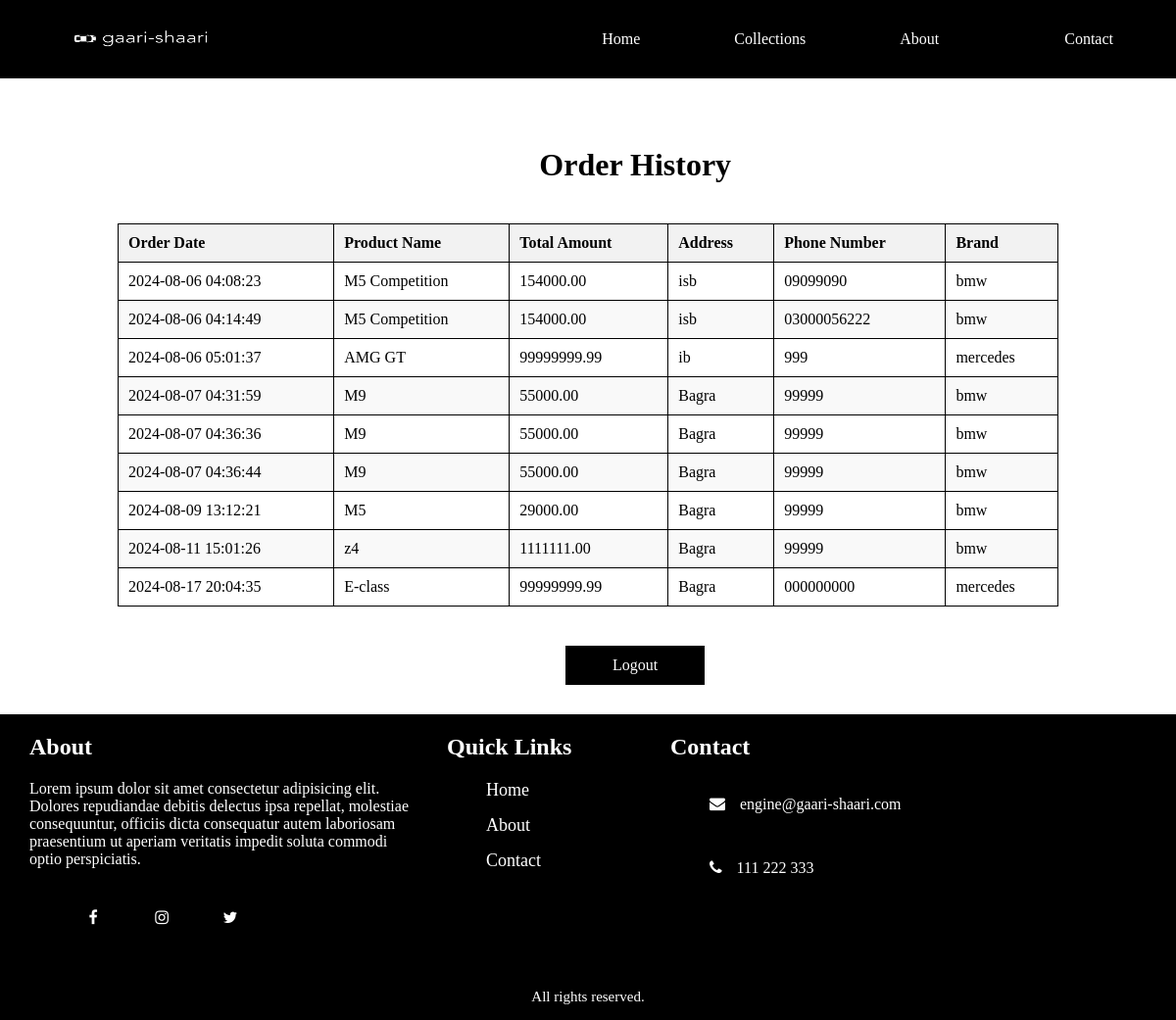
Page /updated/order_history.php (signed in) on the committed database.
### tables this page shows
CREATE TABLE `orders` (
  `id` int(11) NOT NULL,
  `full_name` varchar(255) NOT NULL,
  `address` varchar(255) NOT NULL,
  `email` varchar(255) NOT NULL,
  `phone_number` varchar(20) NOT NULL,
  `product_name` varchar(255) NOT NULL,
  `total_amount` decimal(10,2) NOT NULL,
  `order_date` timestamp NOT NULL DEFAULT current_timestamp(),
  `product_id` int(11) DEFAULT NULL,
  `user_id` int(11) DEFAULT NULL,
  `brand` varchar(50) DEFAULT NULL
);

### updated/order_history.php (the view, shortened to what this page needs)
<?php
require_once 'connection.php';
$user_id = $_SESSION['user_id'];
$stmt = $conn->prepare("SELECT * FROM orders WHERE user_id = ?");
$stmt->bind_param("i", $user_id);
$stmt->execute();
$result = $stmt->get_result();
?>
<!DOCTYPE html>
<html>
<head>
    <link rel="stylesheet" href="order_history.css">
    <link rel="stylesheet" href="https://cdnjs.cloudflare.com/ajax/libs/font-awesome/4.7.0/css/font-awesome.min.css">
</head>
<body>
<header>
        <h1 class="logo">
            <a href="home.php"><img class="logo-img" src="img/logo.png" alt="Web Logo"></a>
        </h1>
        <ul class="menu-container">
            <a href="home.php"><li class="menu-item">Home</li></a>
            <li class="menu-item dropdown">
                <label for="toggle-collections" class="menu-link">Collections</label>
            </li>
            <a href="#about"><li class="menu-item">About</li></a>
            <a href="#contact"><li class="menu-item">Contact</li></a>
        </ul>
    </header>
<main>
    <div class="container"><h1 class="heading">Order History</h1></div>
    <?php if ($result->num_rows > 0) { ?>
        <table>
            <thead>
                <tr >
                    <th>Order Date</th>
                    <th>Product Name</th>
                    <th>Total Amount</th>
                    <th>Address</th>
                    <th>Phone Number</th>
                    <th>Brand</th>
                </tr>
            </thead>
            <tbody>
                <?php while ($order = $result->fetch_assoc()) { ?>
                    <tr>
                        <td><?php echo htmlspecialchars($order['order_date']); ?></td>
                        <td><?php echo htmlspecialchars($order['product_name']); ?></td>
                        <td><?php echo htmlspecialchars($order['total_amount']); ?></td>
                        <td><?php echo htmlspecialchars($order['address']); ?></td>
                        <td><?php echo htmlspecialchars($order['phone_number']); ?></td>
                        <td><?php echo htmlspecialchars($order['brand']); ?></td>
                    </tr>
                <?php } ?>
            </tbody>
        </table>
    <?php } else { ?>
        <p>No orders found.</p>
    <?php } ?>
    <div class="container"><a class="logout-btn" href="logout.php">Logout</a></div>
    </main>
    <footer>
        <div class="footer-info">
            <div id="about" class="footer-width about">
                <h2>About</h2>
                <p>
                    Lorem ipsum dolor sit amet consectetur adipisicing elit. Dolores repudiandae debitis delectus ipsa repellat, molestiae consequuntur, officiis dicta consequatur autem laboriosam praesentium ut aperiam veritatis impedit soluta commodi optio perspiciatis.
                </p>
                <div class="social-media">
                    <ul>
                        <li><a href="#"><i class="fa fa-facebook"></i>
                        <li><a href="#"><i class="fa fa-instagram"></i>
                        <li><a href="#"><i class="fa fa-twitter"></i>
                        </a></li>
                    </ul>
                </div>
            </div>
            <div class="footer-width links">
                <h2>Quick Links</h2>
                <ul>
                    <li><a href="home.php">Home</a></li>
                    <li><a href="#about">About</a></li>
                    <li><a href="#contact">Contact</a></li>
                </ul>
            </div>
            <div id="contact" class="footer-width contact">
                <h2>Contact</h2>
                <ul>
                    <li>
                        <span><i class="fa fa-envelope"></i></span>
                        <p>engine@gaari-shaari.com</p>
                    </li>
                    <li>
                        <span><i class="fa fa-phone"></i></span>
                        <p>111 222 333</p>
                    </li>
                </ul>
            </div>
        </div>
        <p class="copyright"> All rights reserved.</p>
    </footer>
</body>
</html>

### updated/order_history.php (style rules this page uses)
html { scroll-behavior: smooth; }
body { margin: 0; }
header { width: 100%; position: fixed; top: 0; left: 0; height: 80px; background-color: black; display: flex; justify-content: space-between; align-items: center; padding: 0 5%; z-index: 1000; margin-bottom: 50px; }
.logo { display: flex; align-items: center; color: white; }
.logo-img { width: 170px; height: 72px; }
.menu-container { display: flex; justify-content: center; align-items: center; list-style-type: none; height: 100%; padding-right: 60px;; }
.menu-container a { text-decoration: none; margin: 2rem; font-weight: 500; color: white; }
.menu-item { margin: 2rem; cursor: pointer; font-weight: 500; color: white; }
.menu-link { cursor: pointer; }
.container { display: flex; justify-content: center; align-items: center; }
.heading { margin-top: 150px; margin-left: 96.400px; }
.logout-btn { margin-top: 10px; width: 100px; border: 1px solid black; margin-left: 96.400px; text-align: center; padding-top: 400px; }
table { border-collapse: collapse; border-spacing: 10px; width: 80%; margin: 20px auto; font-weight: 450; }
th, td { border: 1px solid black; padding: 10px; text-align: left; }
th { background-color: #f2f2f2; }
tbody tr:nth-child(even) { background-color: #f9f9f9; }
.logout-btn { margin-top: 20px; margin-bottom: 30px; padding: 10px 20px; border: 1px solid black; background-color: black; text-decoration: none; color: white; display: inline-block; transition: color 0.7s, background-color ; }
footer a { text-decoration: none; transition: 0.5s; color: #fff; }
ul ,li { list-style-type: none; }
footer { background-color: black; color: white; width: 100%; }
.footer-info { width: 90%; margin: 0 ; display: flex; padding: 50px 0; }
.footer-info , .footer-width { padding: 0 15px; }
.footer-info h2 { margin-bottom: 20px; }
.about , .contact { width: 40%; }
.links { width: 20%; }
.social-media { margin-top: 30px; }
.social-media ul { display: flex; }
.social-media ul li a { display: inline-block; margin-right: 20px; width: 50px; height: 50px; padding-top: 12px; background-color: transparent; text-align: center; }
.links ul li a { display: block; margin-bottom: 15px; font-size: 18px; }
.contact ul li { display: flex; align-items: center; margin-bottom: 15px; }
.contact ul li span { margin-right: 15px; }
.copyright { padding: 15px 0 ; margin: 0; text-align: center; font-size: 15px; background-color: black; }

### rows in the picture
orders: order_date "2024-08-06 04:08:23", product_name "M5 Competition", total_amount "154000.00", address "isb", phone_number "09099090", brand "bmw"
orders: order_date "2024-08-06 04:14:49", product_name "M5 Competition", total_amount "154000.00", address "isb", phone_number "03000056222", brand "bmw"
orders: order_date "2024-08-06 05:01:37", product_name "AMG GT", total_amount "99999999.99", address "ib", phone_number "999", brand "mercedes"
orders: order_date "2024-08-07 04:31:59", product_name "M9", total_amount "55000.00", address "Bagra", phone_number "99999", brand "bmw"
orders: order_date "2024-08-07 04:36:36", product_name "M9", total_amount "55000.00", address "Bagra", phone_number "99999", brand "bmw"
orders: order_date "2024-08-07 04:36:44", product_name "M9", total_amount "55000.00", address "Bagra", phone_number "99999", brand "bmw"
orders: order_date "2024-08-09 13:12:21", product_name "M5", total_amount "29000.00", address "Bagra", phone_number "99999", brand "bmw"
orders: order_date "2024-08-11 15:01:26", product_name "z4", total_amount "1111111.00", address "Bagra", phone_number "99999", brand "bmw"
orders: order_date "2024-08-17 20:04:35", product_name "E-class", total_amount "99999999.99", address "Bagra", phone_number "000000000", brand "mercedes"
